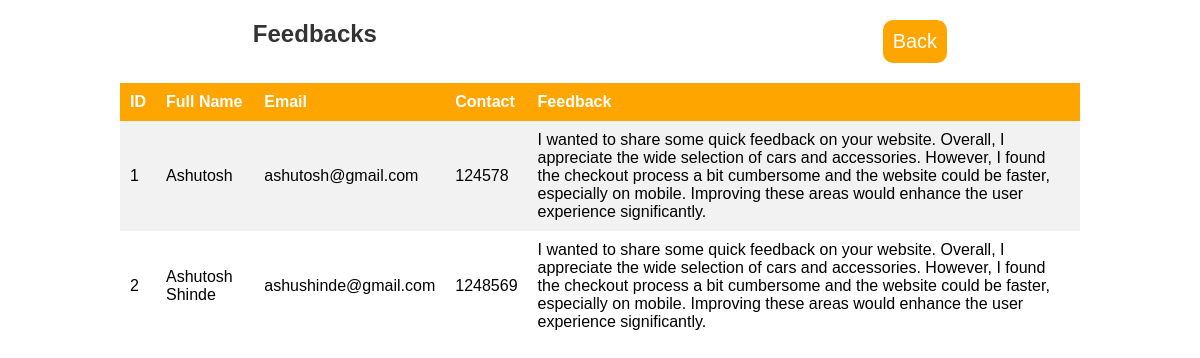
Page /admin/feedback-d.php on the earlier database version.
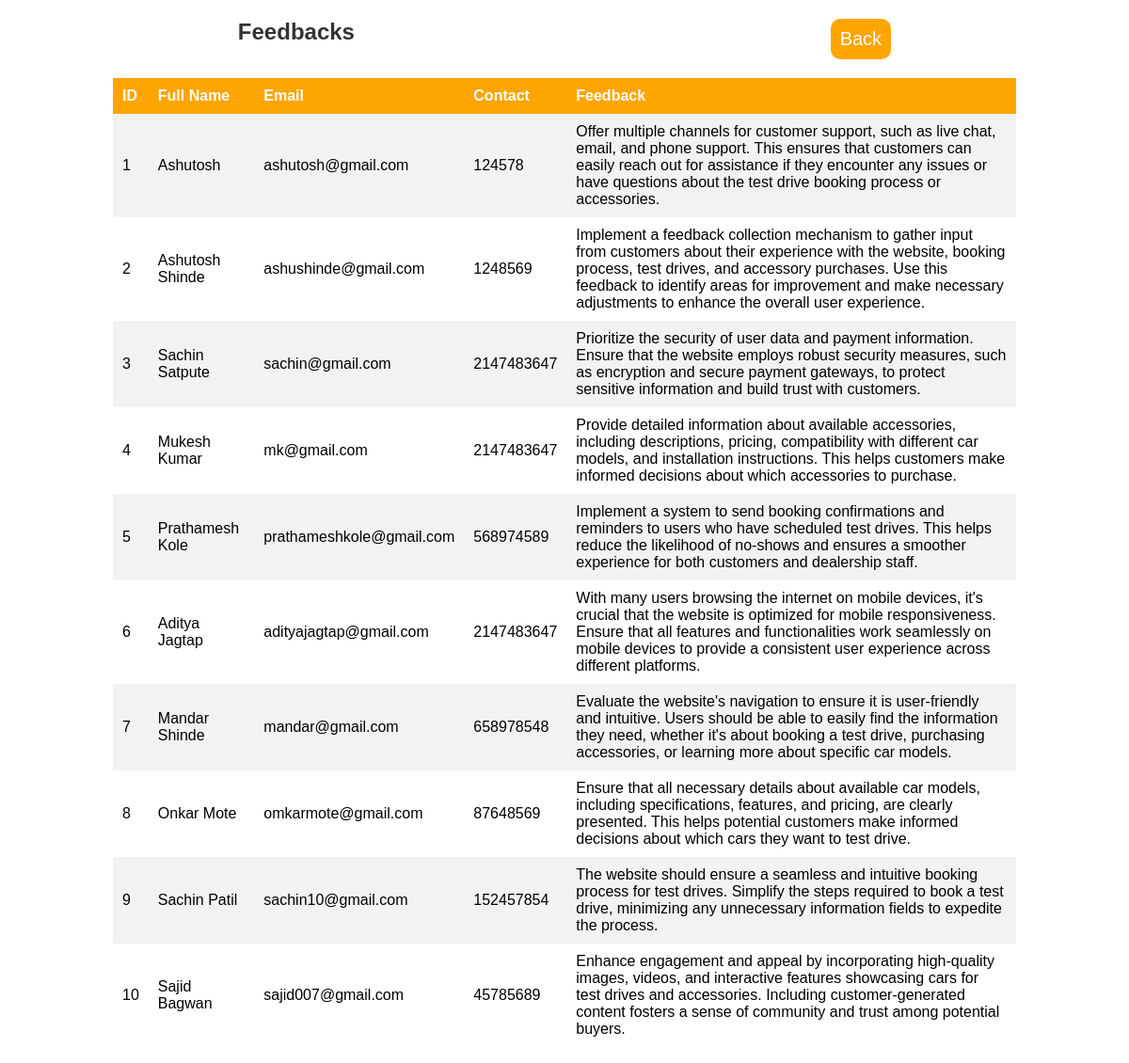
Same page on the later database version.
### tables this page shows
CREATE TABLE `feedback` (
  `ID` int(11) NOT NULL,
  `Full Name` varchar(50) NOT NULL,
  `Email` varchar(50) NOT NULL,
  `Contact` int(12) NOT NULL,
  `Feedback` text NOT NULL
);

### admin/feedback-d.php (the view, shortened to what this page needs)
<link rel="stylesheet" href="admin.css">
<section>
   <div>
      <h2>Feedbacks</h2>
      <a href="admin.php" class="form-btn">Back</a>
   </div>
   <?php
   include '../connect.php';
   $query = "SELECT * FROM feedback";
   $result = mysqli_query($conn, $query);
   if (mysqli_num_rows($result) > 0) {
      echo "<table border='1'>
        <tr>
            <th>ID</th>
            <th>Full Name</th>
            <th>Email</th>
            <th>Contact</th>
            <th>Feedback</th>
        </tr>";
      while ($row = mysqli_fetch_assoc($result)) {
         echo "<tr>
            <td>{$row['ID']}</td>
            <td>{$row['Full Name']}</td>
            <td>{$row['Email']}</td>
            <td>{$row['Contact']}</td>
            <td>{$row['Feedback']}</td>
        </tr>";
      }
      echo "</table>";
   } else {
      echo "No records found";
   }
   ?>
</section>

Differences in the rows shown:
changed feedback "Ashutosh": Feedback "I wanted to share some quick feedback on your website. Overall, I appreciate the wide selection of cars and accessories. However, I found the checkout process a bit cumbersome and the website could be faster, especially on mobile. Improving these areas would enhance the user experience significantly." → "Offer multiple channels for customer support, such as live chat, email, and phone support. This ensures that customers can easily reach out for assistance if they encounter any issues or have questions about the test drive booking process or accessories."
changed feedback "Ashutosh Shinde": Feedback "I wanted to share some quick feedback on your website. Overall, I appreciate the wide selection of cars and accessories. However, I found the checkout process a bit cumbersome and the website could be faster, especially on mobile. Improving these areas would enhance the user experience significantly." → "Implement a feedback collection mechanism to gather input from customers about their experience with the website, booking process, test drives, and accessory purchases. Use this feedback to identify areas for improvement and make necessary adjustments to enhance the overall user experience."
added feedback: ID "3", Full Name "Sachin Satpute", Email "sachin@gmail.com", Contact "2147483647", Feedback "Prioritize the security of user data and payment information. Ensure that the website employs robust security measures, such as encryption and secure payment gateways, to protect sensitive information and build trust with customers."
added feedback: ID "4", Full Name "Mukesh Kumar", Email "mk@gmail.com", Contact "2147483647", Feedback "Provide detailed information about available accessories, including descriptions, pricing, compatibility with different car models, and installation instructions. This helps customers make informed decisions about which accessories to purchase."
added feedback: ID "5", Full Name "Prathamesh Kole", Email "prathameshkole@gmail.com", Contact "568974589", Feedback "Implement a system to send booking confirmations and reminders to users who have scheduled test drives. This helps reduce the likelihood of no-shows and ensures a smoother experience for both customers and dealership staff."
added feedback: ID "6", Full Name "Aditya Jagtap", Email "adityajagtap@gmail.com", Contact "2147483647", Feedback "With many users browsing the internet on mobile devices, it's crucial that the website is optimized for mobile responsiveness. Ensure that all features and functionalities work seamlessly on mobile devices to provide a consistent user experience across different platforms."
added feedback: ID "7", Full Name "Mandar Shinde", Email "mandar@gmail.com", Contact "658978548", Feedback "Evaluate the website's navigation to ensure it is user-friendly and intuitive. Users should be able to easily find the information they need, whether it's about booking a test drive, purchasing accessories, or learning more about specific car models."
added feedback: ID "8", Full Name "Onkar Mote", Email "omkarmote@gmail.com", Contact "87648569", Feedback "Ensure that all necessary details about available car models, including specifications, features, and pricing, are clearly presented. This helps potential customers make informed decisions about which cars they want to test drive."
added feedback: ID "9", Full Name "Sachin Patil", Email "sachin10@gmail.com", Contact "152457854", Feedback "The website should ensure a seamless and intuitive booking process for test drives. Simplify the steps required to book a test drive, minimizing any unnecessary information fields to expedite the process."
added feedback: ID "10", Full Name "Sajid Bagwan", Email "sajid007@gmail.com", Contact "45785689", Feedback "Enhance engagement and appeal by incorporating high-quality images, videos, and interactive features showcasing cars for test drives and accessories. Including customer-generated content fosters a sense of community and trust among potential buyers."
